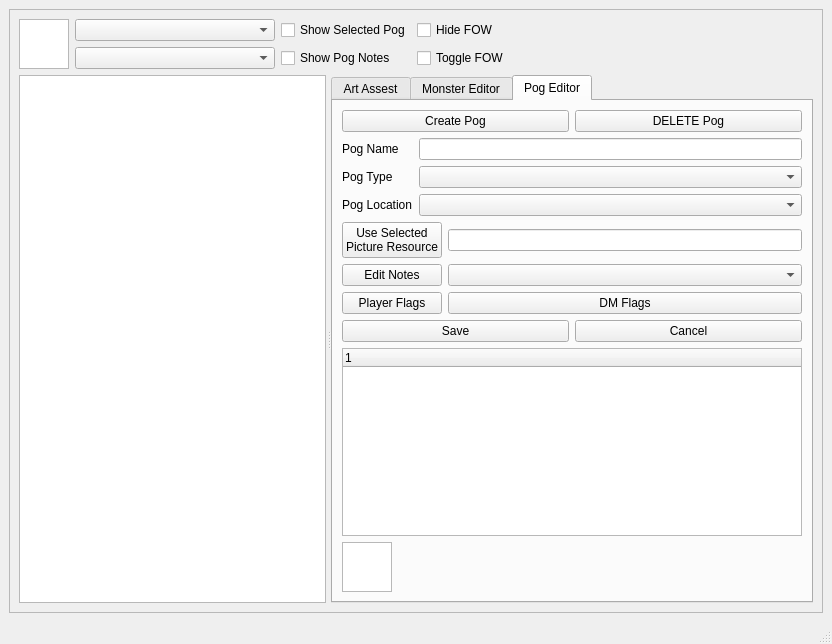
<?xml version="1.0" encoding="UTF-8"?>
<ui version="4.0">
 <class>MainWindow</class>
 <widget class="QMainWindow" name="MainWindow">
  <property name="geometry">
   <rect>
    <x>0</x>
    <y>0</y>
    <width>832</width>
    <height>644</height>
   </rect>
  </property>
  <property name="windowTitle">
   <string>MainWindow</string>
  </property>
  <widget class="QWidget" name="centralwidget">
   <layout class="QVBoxLayout" name="verticalLayout_2">
    <item>
     <widget class="QFrame" name="frame">
      <property name="frameShape">
       <enum>QFrame::StyledPanel</enum>
      </property>
      <property name="frameShadow">
       <enum>QFrame::Raised</enum>
      </property>
      <layout class="QVBoxLayout" name="verticalLayout">
       <item>
        <layout class="QHBoxLayout" name="horizontalLayout">
         <item>
          <layout class="QGridLayout" name="gridLayout_2">
           <item row="1" column="1">
            <widget class="QComboBox" name="selectPlayer_2"/>
           </item>
           <item row="1" column="4">
            <spacer name="horizontalSpacer_2">
             <property name="orientation">
              <enum>Qt::Horizontal</enum>
             </property>
             <property name="sizeHint" stdset="0">
              <size>
               <width>40</width>
               <height>20</height>
              </size>
             </property>
            </spacer>
           </item>
           <item row="1" column="3">
            <widget class="QCheckBox" name="toggleFOW_2">
             <property name="text">
              <string>Toggle FOW</string>
             </property>
            </widget>
           </item>
           <item row="0" column="2">
            <widget class="QCheckBox" name="showSelectedPog_2">
             <property name="text">
              <string>Show Selected Pog</string>
             </property>
            </widget>
           </item>
           <item row="0" column="3">
            <widget class="QCheckBox" name="hideFOW_2">
             <property name="text">
              <string>Hide FOW</string>
             </property>
            </widget>
           </item>
           <item row="0" column="0" rowspan="2">
            <widget class="QGraphicsView" name="selectedPogArea_2">
             <property name="minimumSize">
              <size>
               <width>50</width>
               <height>50</height>
              </size>
             </property>
             <property name="maximumSize">
              <size>
               <width>50</width>
               <height>50</height>
              </size>
             </property>
            </widget>
           </item>
           <item row="0" column="1">
            <widget class="QComboBox" name="selectDungeonLevel_2">
             <property name="minimumSize">
              <size>
               <width>200</width>
               <height>0</height>
              </size>
             </property>
            </widget>
           </item>
           <item row="1" column="2">
            <widget class="QCheckBox" name="showPogNotes_2">
             <property name="text">
              <string>Show Pog Notes</string>
             </property>
            </widget>
           </item>
          </layout>
         </item>
        </layout>
       </item>
       <item>
        <widget class="QSplitter" name="splitter">
         <property name="minimumSize">
          <size>
           <width>0</width>
           <height>500</height>
          </size>
         </property>
         <property name="orientation">
          <enum>Qt::Horizontal</enum>
         </property>
         <property name="handleWidth">
          <number>5</number>
         </property>
         <widget class="QGraphicsView" name="dungeonPictureArea"/>
         <widget class="QTabWidget" name="assetManagementTabs">
          <property name="currentIndex">
           <number>2</number>
          </property>
          <widget class="QWidget" name="artAssestsTab">
           <attribute name="title">
            <string>Art Assest</string>
           </attribute>
           <layout class="QVBoxLayout" name="verticalLayout_3">
            <item>
             <layout class="QGridLayout" name="gridLayout_3">
              <item row="0" column="0">
               <widget class="QPushButton" name="downLoadAssetButton">
                <property name="text">
                 <string>Download Asset</string>
                </property>
               </widget>
              </item>
              <item row="0" column="2">
               <widget class="QPushButton" name="upLoadButton">
                <property name="text">
                 <string>Upload Asset</string>
                </property>
               </widget>
              </item>
              <item row="0" column="1">
               <widget class="QPushButton" name="deleteAssetButton">
                <property name="text">
                 <string>Delete Asset</string>
                </property>
               </widget>
              </item>
             </layout>
            </item>
            <item>
             <widget class="QTreeWidget" name="treeWidget">
              <column>
               <property name="text">
                <string notr="true">1</string>
               </property>
              </column>
             </widget>
            </item>
            <item>
             <widget class="QGraphicsView" name="graphicsView">
              <property name="maximumSize">
               <size>
                <width>50</width>
                <height>50</height>
               </size>
              </property>
             </widget>
            </item>
           </layout>
          </widget>
          <widget class="QWidget" name="monsterEditorTab">
           <attribute name="title">
            <string>Monster Editor</string>
           </attribute>
           <layout class="QVBoxLayout" name="verticalLayout_4">
            <item>
             <layout class="QGridLayout" name="gridLayout_5">
              <item row="0" column="0" colspan="4">
               <layout class="QGridLayout" name="gridLayout_4">
                <item row="0" column="1">
                 <widget class="QPushButton" name="newLevelButton">
                  <property name="text">
                   <string>New Level</string>
                  </property>
                 </widget>
                </item>
                <item row="0" column="0">
                 <widget class="QPushButton" name="manageDungeonsButton">
                  <property name="text">
                   <string>Manage Dungeons</string>
                  </property>
                 </widget>
                </item>
                <item row="0" column="2">
                 <widget class="QPushButton" name="deleteLevelButton">
                  <property name="text">
                   <string>DELETE Level</string>
                  </property>
                 </widget>
                </item>
               </layout>
              </item>
              <item row="1" column="0">
               <widget class="QLabel" name="levelNameLabel">
                <property name="text">
                 <string>Level Name</string>
                </property>
               </widget>
              </item>
              <item row="1" column="1" colspan="3">
               <widget class="QLineEdit" name="levelNameEdit"/>
              </item>
              <item row="2" column="0" colspan="2">
               <widget class="QCheckBox" name="showGridCheckBox">
                <property name="text">
                 <string>Show Grid</string>
                </property>
               </widget>
              </item>
              <item row="3" column="0" colspan="2">
               <widget class="QPushButton" name="gridSizeButton">
                <property name="text">
                 <string>Grid Size</string>
                </property>
               </widget>
              </item>
              <item row="3" column="2" colspan="2">
               <widget class="QLineEdit" name="gridSizeEdit">
                <property name="text">
                 <string>30</string>
                </property>
               </widget>
              </item>
              <item row="4" column="0" colspan="3">
               <layout class="QHBoxLayout" name="horizontalLayout_2">
                <item>
                 <widget class="QLabel" name="offsetXLabel">
                  <property name="text">
                   <string>Offset X</string>
                  </property>
                 </widget>
                </item>
                <item>
                 <widget class="QLineEdit" name="offsetXEdit">
                  <property name="text">
                   <string>0</string>
                  </property>
                 </widget>
                </item>
               </layout>
              </item>
              <item row="4" column="3">
               <layout class="QHBoxLayout" name="horizontalLayout_3">
                <item>
                 <widget class="QLabel" name="offsetYLabel">
                  <property name="text">
                   <string>Offset Y</string>
                  </property>
                 </widget>
                </item>
                <item>
                 <widget class="QLineEdit" name="offsetYEdit">
                  <property name="text">
                   <string>0</string>
                  </property>
                 </widget>
                </item>
               </layout>
              </item>
              <item row="5" column="0" colspan="2">
               <widget class="QPushButton" name="useSelectedPictureButton">
                <property name="text">
                 <string>Use Selected
Picture Resource</string>
                </property>
               </widget>
              </item>
              <item row="5" column="2" colspan="2">
               <widget class="QLineEdit" name="selectedPictureEdit"/>
              </item>
              <item row="6" column="0" colspan="3">
               <layout class="QHBoxLayout" name="horizontalLayout_4">
                <item>
                 <widget class="QPushButton" name="saveButton">
                  <property name="text">
                   <string>Save</string>
                  </property>
                 </widget>
                </item>
                <item>
                 <widget class="QPushButton" name="cancelButton">
                  <property name="text">
                   <string>Cancel</string>
                  </property>
                 </widget>
                </item>
               </layout>
              </item>
              <item row="7" column="0" colspan="4">
               <widget class="QGraphicsView" name="graphicsView_2"/>
              </item>
             </layout>
            </item>
           </layout>
          </widget>
          <widget class="QWidget" name="pogEditorTab">
           <attribute name="title">
            <string>Pog Editor</string>
           </attribute>
           <layout class="QVBoxLayout" name="verticalLayout_5">
            <item>
             <layout class="QGridLayout" name="gridLayout_7">
              <item row="5" column="2">
               <widget class="QComboBox" name="sizeComboBox"/>
              </item>
              <item row="0" column="0" colspan="3">
               <layout class="QGridLayout" name="gridLayout_6">
                <item row="0" column="0">
                 <widget class="QPushButton" name="createPogButton">
                  <property name="text">
                   <string>Create Pog</string>
                  </property>
                 </widget>
                </item>
                <item row="0" column="1">
                 <widget class="QPushButton" name="deletePogButton">
                  <property name="text">
                   <string>DELETE Pog</string>
                  </property>
                 </widget>
                </item>
               </layout>
              </item>
              <item row="7" column="0" colspan="3">
               <layout class="QHBoxLayout" name="horizontalLayout_5">
                <item>
                 <widget class="QPushButton" name="savePogButton">
                  <property name="text">
                   <string>Save</string>
                  </property>
                 </widget>
                </item>
                <item>
                 <widget class="QPushButton" name="cancelPogButton">
                  <property name="text">
                   <string>Cancel</string>
                  </property>
                 </widget>
                </item>
               </layout>
              </item>
              <item row="1" column="0">
               <widget class="QLabel" name="pogNameLabel">
                <property name="text">
                 <string>Pog Name</string>
                </property>
               </widget>
              </item>
              <item row="4" column="0" colspan="2">
               <widget class="QPushButton" name="useSelectedPogPictureButton">
                <property name="text">
                 <string>Use Selected
Picture Resource</string>
                </property>
               </widget>
              </item>
              <item row="2" column="1" colspan="2">
               <widget class="QComboBox" name="pogTypeComboBox"/>
              </item>
              <item row="3" column="0">
               <widget class="QLabel" name="pogLocationLabel">
                <property name="text">
                 <string>Pog Location</string>
                </property>
               </widget>
              </item>
              <item row="8" column="0" colspan="3">
               <widget class="QTreeWidget" name="treeWidget_2">
                <column>
                 <property name="text">
                  <string notr="true">1</string>
                 </property>
                </column>
               </widget>
              </item>
              <item row="1" column="1" colspan="2">
               <widget class="QLineEdit" name="pogNameEdit"/>
              </item>
              <item row="4" column="2">
               <widget class="QLineEdit" name="useSelectedPogPictureEdit"/>
              </item>
              <item row="2" column="0">
               <widget class="QLabel" name="pogTypeLabel">
                <property name="text">
                 <string>Pog Type</string>
                </property>
               </widget>
              </item>
              <item row="6" column="0" colspan="2">
               <widget class="QPushButton" name="playerFlagsButton">
                <property name="text">
                 <string>Player Flags</string>
                </property>
               </widget>
              </item>
              <item row="9" column="0">
               <widget class="QGraphicsView" name="graphicsView_3">
                <property name="maximumSize">
                 <size>
                  <width>50</width>
                  <height>50</height>
                 </size>
                </property>
               </widget>
              </item>
              <item row="5" column="0" colspan="2">
               <widget class="QPushButton" name="editNotesButton">
                <property name="text">
                 <string>Edit Notes</string>
                </property>
               </widget>
              </item>
              <item row="3" column="1" colspan="2">
               <widget class="QComboBox" name="pogLocationComboBox"/>
              </item>
              <item row="6" column="2">
               <widget class="QPushButton" name="dmFlagsButton">
                <property name="text">
                 <string>DM Flags</string>
                </property>
               </widget>
              </item>
             </layout>
            </item>
           </layout>
          </widget>
         </widget>
        </widget>
       </item>
      </layout>
     </widget>
    </item>
   </layout>
  </widget>
  <widget class="QStatusBar" name="statusbar"/>
 </widget>
 <resources/>
 <connections/>
</ui>
